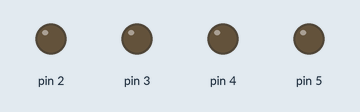
Simulated run of this sketch. Board: Arduino Uno, built with avr-gcc and run on an emulated ATmega328P. Parts: output pins drawn as LEDs (lit = HIGH).

Above: at 0.5 s.
At 2.5 s:
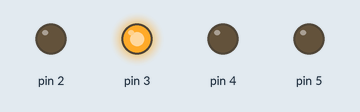
At 4.5 s:
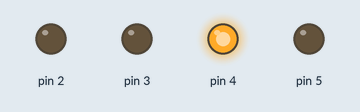
At 9.5 s:
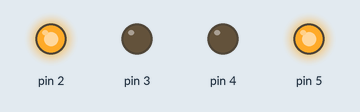
At 14.5 s:
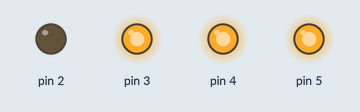
At 19.5 s:
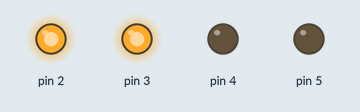
Timing chart, 0 to 20.8 s (numbered marks = the images above):
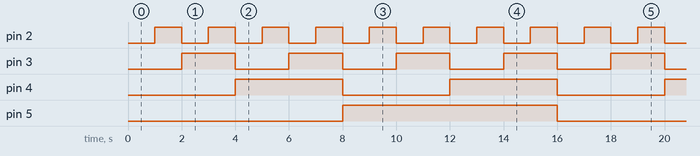

Measured:
- by itself, pin 2: alternates HIGH for 1.0 s and LOW for 1.0 s
- by itself, pin 3: alternates HIGH for 2.0 s and LOW for 2.0 s
- by itself, pin 4: alternates HIGH for 4.0 s and LOW for 4.0 s
- by itself, pin 5: alternates HIGH for 8.0 s and LOW for 8.0 s

The sketch:

digitalWrite_2.ino
```cpp
// TAC (Tecnologias e Arquitetura de Computadores)
// Trabalho 2 - Exercício 2 - Grupo 5 - 09/03/2023
// António Dinis
// Francisco Figueiras
// Mariana Magalhães

void setup() {
  for (int i = 2; i < 6; i++)
    pinMode(i, OUTPUT);
}

void loop() {
  for (int i = 0; i < 16; i++) {
      digitalWrite(2, i&1);
      digitalWrite(3, i&2);
      digitalWrite(4, i&4);
      digitalWrite(5, i&8);
    delay(1000);
  }
}
```
